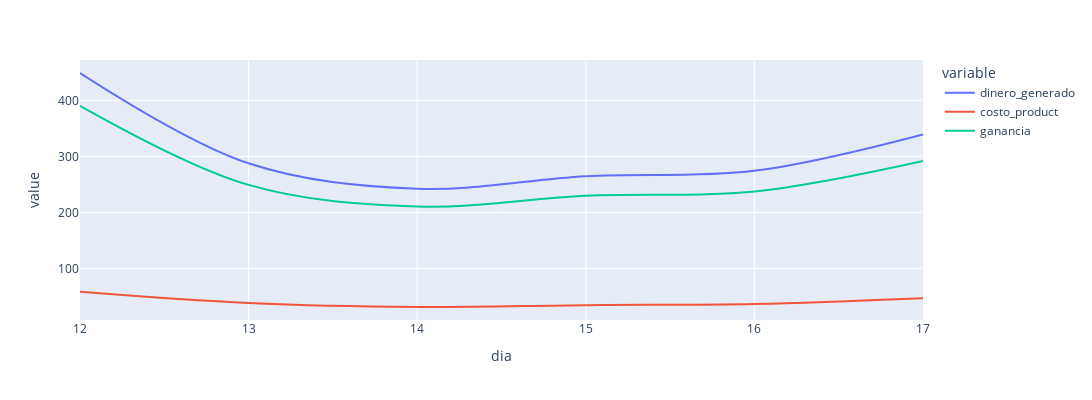

Here is the notebook cell this chart was saved with:
### Code cell
fig = px.line(venta_dia, x="dia", y="value", color="variable",
        line_shape="spline", render_mode="svg")

fig.update_layout(width=1200, height=400)
fig.show()

### Figure 1 — Plotly figure (JSON) as saved in the notebook; plotly's stock layout.template omitted (floating-point values rounded to 4 significant figures)
{"data": [{"hovertemplate": "variable=dinero_generado<br>dia=%{x}<br>value=%{y}<extra></extra>", "legendgroup": "dinero_generado", "line": {"color": "#636efa", "dash": "solid", "shape": "spline"}, "marker": {"symbol": "circle"}, "mode": "lines", "name": "dinero_generado", "orientation": "v", "showlegend": true, "type": "scatter", "x": ["12", "13", "14", "15", "16", "17"], "xaxis": "x", "y": [448.9, 287.8, 242.3, 264.7, 274.4, 339.2], "yaxis": "y"}, {"hovertemplate": "variable=costo_product<br>dia=%{x}<br>value=%{y}<extra></extra>", "legendgroup": "costo_product", "line": {"color": "#EF553B", "dash": "solid", "shape": "spline"}, "marker": {"symbol": "circle"}, "mode": "lines", "name": "costo_product", "orientation": "v", "showlegend": true, "type": "scatter", "x": ["12", "13", "14", "15", "16", "17"], "xaxis": "x", "y": [58.49, 38.52, 31.5, 34.84, 36.84, 47.13], "yaxis": "y"}, {"hovertemplate": "variable=ganancia<br>dia=%{x}<br>value=%{y}<extra></extra>", "legendgroup": "ganancia", "line": {"color": "#00cc96", "dash": "solid", "shape": "spline"}, "marker": {"symbol": "circle"}, "mode": "lines", "name": "ganancia", "orientation": "v", "showlegend": true, "type": "scatter", "x": ["12", "13", "14", "15", "16", "17"], "xaxis": "x", "y": [390.5, 249.3, 210.8, 229.9, 237.6, 292.1], "yaxis": "y"}], "layout": {"height": 400, "legend": {"title": {"text": "variable"}, "tracegroupgap": 0}, "margin": {"t": 60}, "width": 1200, "xaxis": {"anchor": "y", "domain": [0, 1], "title": {"text": "dia"}}, "yaxis": {"anchor": "x", "domain": [0, 1], "title": {"text": "value"}}}}
